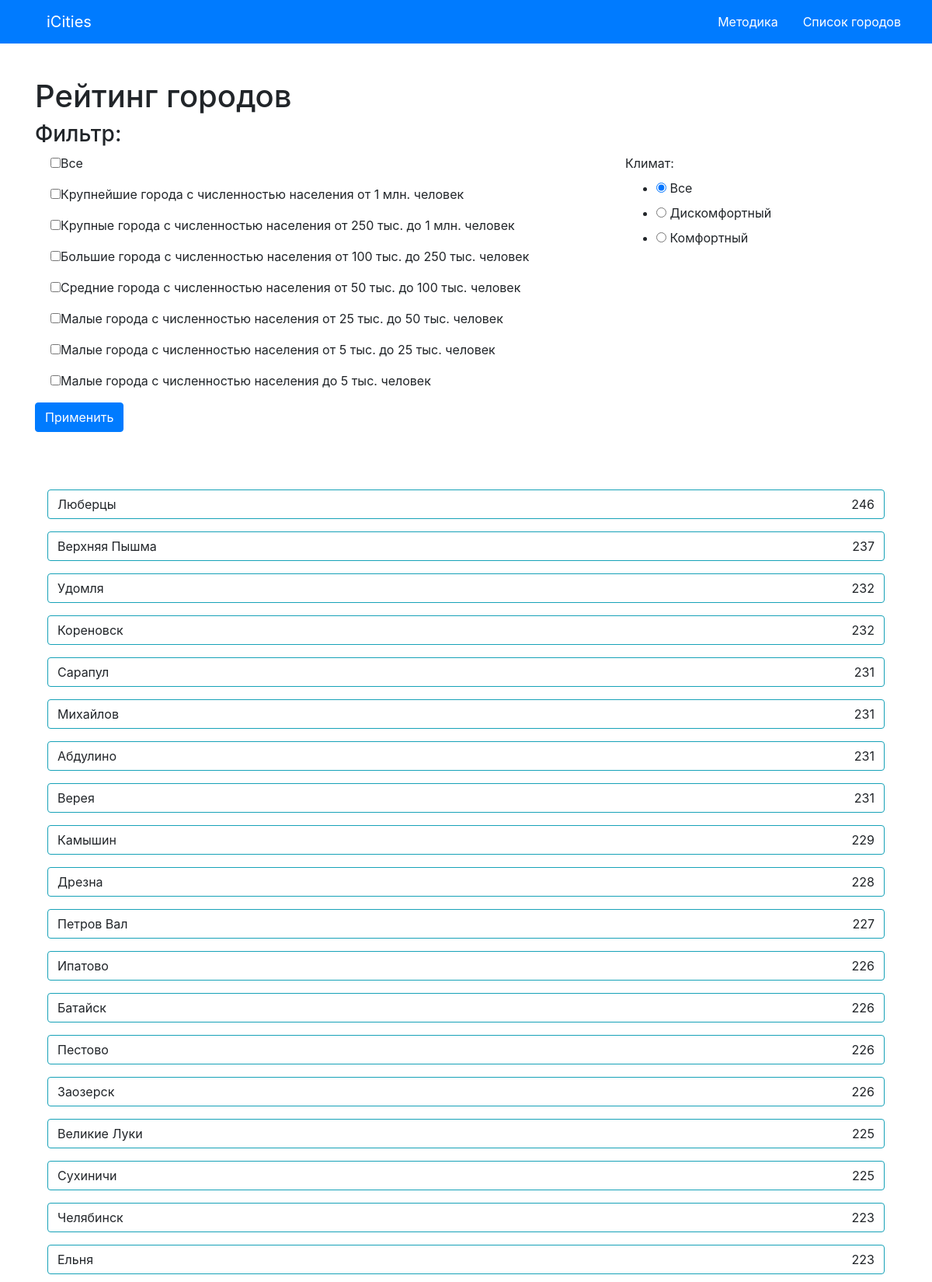
Page /city/rating (signed in, upper part) on the committed database.
### city/models.py (models this page shows)
class City(models.Model):
    id = models.AutoField(primary_key=True)
    CLIMATE_CHOICES = [
        ('D', 'Discomfort'),
        ('C', 'Comfort'),
    ]
    name = models.CharField(max_length=50, help_text="City name", null=False)
    region = models.ForeignKey(Region, on_delete=models.SET_NULL, null=True)
    population = models.IntegerField()
    typeCity = models.ForeignKey(TypeCity, on_delete=models.SET_NULL, null=True)
    climate = models.CharField(
        max_length=2,
        choices=CLIMATE_CHOICES,
        default='C',
    )
    def __str__(self):
        return self.name

### city/views.py (the view, shortened to what this page needs)
# urls.py: path('rating', views.ratingList)
def ratingList(request):
    types = ListFilter.typeCities(request.POST or None)
    clim = ListFilter.climate(request.POST or None, initial={'climate': 'ALL'})
    climate = 0
    typeCity = 0
    if typeCity is not 0 and climate is not 0:
        cities = City.objects.filter(typeCity__id__in=typeCity, climate__in=climate)
    elif typeCity is not 0:
        cities = City.objects.filter(typeCity__id__in=typeCity)
    elif climate is not 0:
        cities = City.objects.filter(climate__in=climate)
    else:
        cities = City.objects.all()
    d = dict()
    for city in cities:
        total = 0
        for ind in ListIndicators.objects.filter(city=city):
            total += ind.getValDec()
        d[city] = total
    tmp = list(d.items())
    tmp.sort(key=lambda i: i[1])
    tmp.reverse()
    li = dict(tmp)
    print(li)
    return render(
        request=request,
        template_name='ratingCities.html',
        context={"list": li, 'clim': clim, 'types': types, },
    )
    pass

### city/forms.py
    class climate(forms.Form):
        CLIMATE_CHOICES = [
            ('ALL', 'Все'),
            ('D', 'Дискомфортный'),
            ('C', 'Комфортный'),
        ]
        climate = forms.ChoiceField(choices=CLIMATE_CHOICES, label="Климат", widget=forms.RadioSelect)

### city/models.py (called while the page is built)
    def getValDec(self):
        return self.valueDec

### city/templatetags/custom.py (called while the page is built)
@register.filter
def get_item(dictionary, key):
    return dictionary.get(key)

### city/templates/ratingCities.html (shortened to what this page needs)
{% extends "base_generic.html" %}
{% load custom %}
{% block content %}
    <div class="row">
        <div class="col">
            <h1>Рейтинг городов</h1>
        </div>
    </div>
    <div class="row">
        <div class="col">
            <h3>Фильтр:</h3>
        </div>
    </div>
    <div class="row">
        <form class="col" method="post">
            <div class="row">
                <div class="col-8">
                    {% for type in types %}
                        <div class="form-group form-inline form-check">
                            {{ type }}
                            {{ type.label_tag }}
                        </div>
                    {% endfor %}
                </div>
                <div class="col-4">
                    <div class="form-group ">
                        {{ clim }}
                    </div>
                </div>
            </div>
            <button type="submit" class="btn btn-primary mb-2 ">Применить</button>
        </form>
    </div>
    <div style="padding-top: 50px ">
        {% for i in  list %}
            <div class="row m-3">
                <a class="btn d-flex flex-row btn-block justify-content-between btn-outline-info">
                    <div class="">
                        {{ i.name }}
                    </div>
                    <div class="">
                        {{ list|get_item:i }}
                    </div>
                </a>
            </div>
        {% endfor %}
    </div>
{% endblock %}

### home/static/css/main.css (style rules this page uses)
body { padding-top: 100px; padding-bottom: 100px; }

### rows in the picture
City: name "Люберцы", id "246"
City: name "Верхняя Пышма", id "237"
City: name "Удомля", id "232"
City: name "Кореновск", id "232"
City: name "Сарапул", id "231"
City: name "Михайлов", id "231"
City: name "Абдулино", id "231"
City: name "Верея", id "231"
City: name "Камышин", id "229"
City: name "Дрезна", id "228"
City: name "Петров Вал", id "227"
City: name "Ипатово", id "226"
City: name "Батайск", id "226"
City: name "Пестово", id "226"
City: name "Заозерск", id "226"
City: name "Великие Луки", id "225"
City: name "Сухиничи", id "225"
City: name "Челябинск", id "223"
City: name "Ельня", id "223"

### other values in the picture
{{ type.label_tag }} "Все" "Крупнейшие города с численностью населения от 1 млн. человек" "Крупные города с численностью населения от 250 тыс. до 1 млн. человек" "Большие города с численностью населения от 100 тыс. до 250 тыс. человек" "Средние города с численностью населения от 50 тыс. до 100 тыс. человек" "Малые города с численностью населения от 25 тыс. до 50 тыс. человек" "Малые города с численностью населения от 5 тыс. до 25 тыс. человек" "Малые города с численностью населения до 5 тыс. человек"
